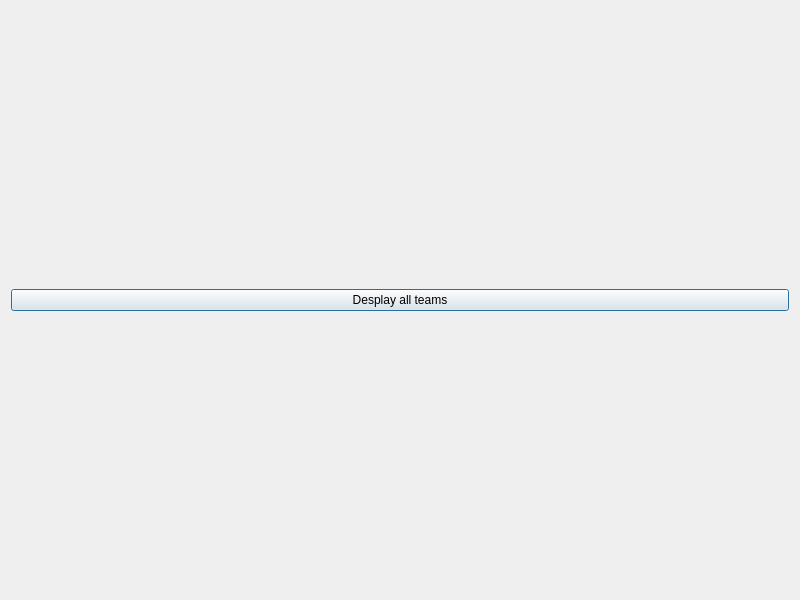
<?xml version="1.0" encoding="UTF-8"?>
<ui version="4.0">
 <class>Dialog</class>
 <widget class="QDialog" name="Dialog">
  <property name="geometry">
   <rect>
    <x>0</x>
    <y>0</y>
    <width>800</width>
    <height>600</height>
   </rect>
  </property>
  <property name="windowTitle">
   <string>Dialog</string>
  </property>
  <layout class="QVBoxLayout" name="verticalLayout">
   <item>
    <widget class="QPushButton" name="pushButton">
     <property name="text">
      <string>Desplay all teams</string>
     </property>
    </widget>
   </item>
  </layout>
 </widget>
 <resources/>
 <connections/>
</ui>
